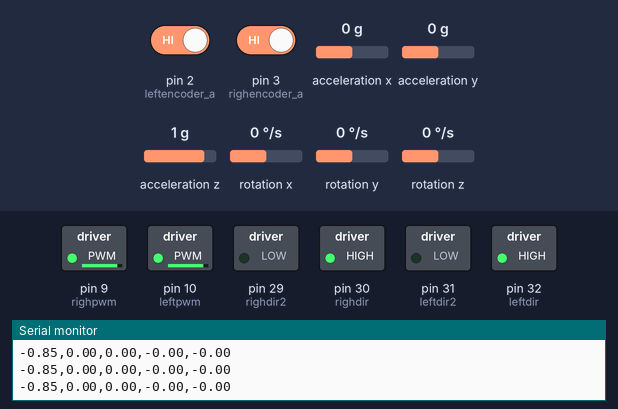
Recording of a sketch running on a simulated Arduino Mega 2560, built with avr-gcc and run on an emulated ATmega2560. Parts: switched loads named in the sketch (green lamp = pin HIGH), the last lines printed to the serial monitor. Wiring (inferred from the names in the program): MPU-6050 motion sensor at I2C address 0x68. The inputs (shaded band) are chosen by the test bench; at power-on: rotation y 0 °/s, acceleration x 0 g, pin 2 (leftencoder_a) HIGH, pin 3 (righencoder_a) HIGH, acceleration y 0 g, acceleration z 1 g, rotation x 0 °/s, rotation z 0 °/s.

Above: at 1.2 s.
1.3 s: rotation y set to 24 °/s
At 2.5 s:
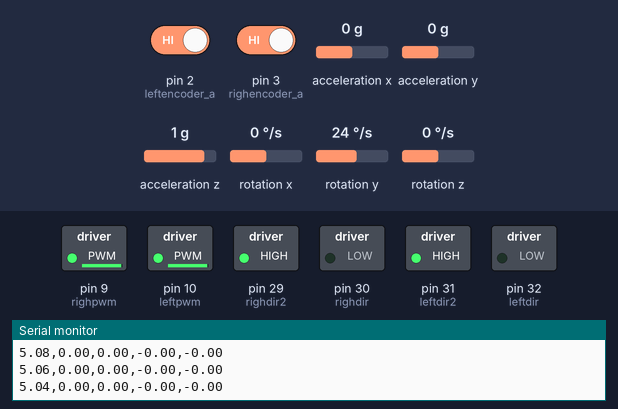
4.3 s: acceleration x set to -1.4 g
At 5.6 s:
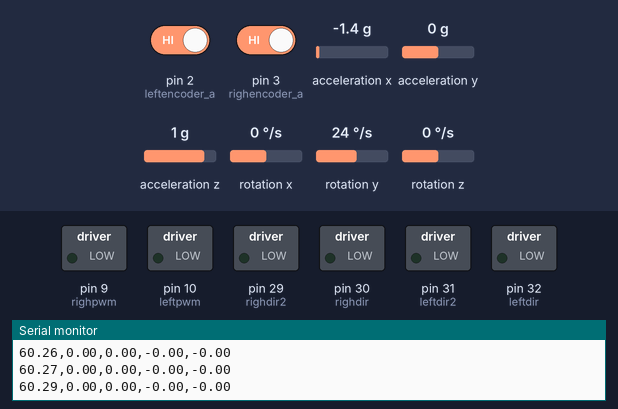
5.9 s: rotation y set to -192 °/s
At 7.3 s:
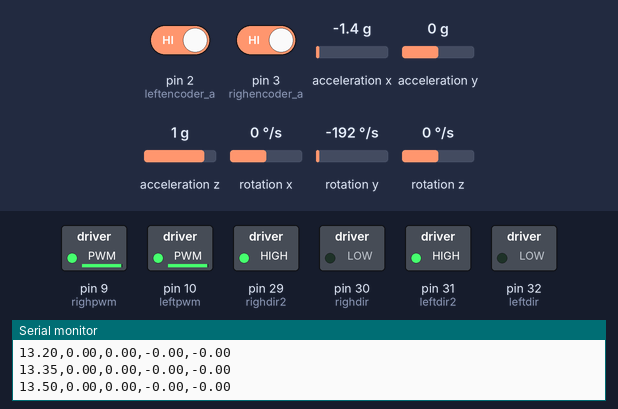
Timing chart, 0 to 9.1 s (numbered marks = the images above; inputs shaded):
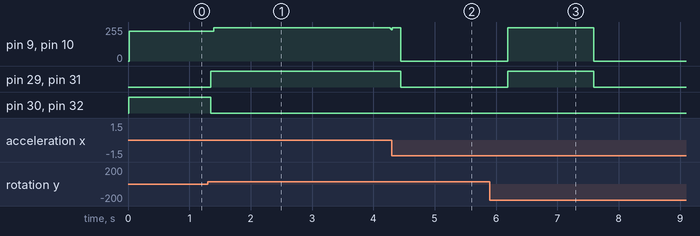

The sketch:

self_balacing_robot_use_LQR_control.ino
```cpp
#include <Wire.h> // thu vien giao tiep i2c
#include "Kalman.h"//https://github.com/TKJElectronics/KalmanFilter

#define ToRad PI/180 // change degree to rad
#define ToDeg 180/PI // change rad to degree

Kalman kalman;  //Kalman filter define: kalman.getAngle(pitch, gyrorate, dt);

#define factortheta PI/20  // The theta setpoint value change ever 7ms if control
#define factorphi PI/180   // The Phi setpoint value change ever 7ms if control

uint32_t timerloop, timerold; // set sampling time

//Motor control Pin//
int leftpwm = 10;   //Control pwm left motor //9
int leftdir = 32;  //Control direction left motor
int leftdir2 = 31; //Control direction left motor
int righpwm = 9;  //Control pwm right motor //10
int righdir = 30;  //Control direction right motor;
int righdir2 = 29; //Control direction right motor

float leftencoder;  //read left encoder value
float righencoder;  //read right encoder value

int leftencoder_a = 2;  // Read state encoder channel LOW or HIGH
int leftencoder_b = 12;
int righencoder_a = 3;
int righencoder_b = 13;

//MPU6050 Data//
double mpudata; //Save psi angle ( Y axis)
double accX, accZ;
float GyroY;
float error=-0.85; //error between mpudata and the angle you want (0 degree)

uint32_t timer; //Timer for kalman filter psi angle;
uint8_t i2cData[14];

//LQR data//
long PWML, PWMR; // PWM output for H-Brigde

float k1, k2, k3, k4, k5, k6; // The factor of K maxtrix

bool falldown;// Run = true; Stop  = false;

float theta, psi, phi;
float thetadot, psidot, phidot;
float thetaold = 0, psiold = 0, phiold = 0;

float leftvolt; //output volt left motor in LQR
float righvolt; //output volt right motor in lQR

float addtheta;//Save setpoint value
float addphi;  //Save setpoint value

int ForwardBack;// 1 -> Forward;   -1 -> Back;      0 -> Stop And Balancing
int LeftRight;  // 1 -> Turnleft;  -1 -> TurnRight  0 -> Stop And Balancing

/////////////////////////////////////////////////
///////////    SERIAL BEGIN   ///////////////////
/////////////////////////////////////////////////
void setup() {
  Serial.begin(115200);
  Serial3.begin(115200); //Serial connect to blutooth send data to pc and plot graph

  k1 = 0.7;  //k1*theta
  k2 = 7;  //2*thetadot
  k3 = 355; //k3*psi
  k4 = 28.04;  //k4*psidot
  k5 = 6;   //k5*phi
  k6 = 0.3;   //k6*phidot

  //Set state control motor begin
  ForwardBack = 0;
  LeftRight = 0;

  //Set zero setpoint value
  addphi = 0;
  addtheta = 0;

  //SET PWM FREQUENCY 31 kHz
  TCCR2B = TCCR2B & B11111000 | B00000001; // for PWM frequency of 31kHz; //Pin 9 & Pin 10 (https://arduino info.wikispaces.com/Arduino-PWM-Frequency)

  //Output pin control motor left and right//
  pinMode(leftpwm, OUTPUT);
  pinMode(righpwm, OUTPUT);
  pinMode(leftdir, OUTPUT);
  pinMode(righdir, OUTPUT);
  pinMode(leftdir2, OUTPUT);
  pinMode(righdir2, OUTPUT);

  //Input pin read encoder//
  pinMode(leftencoder_a, INPUT_PULLUP);
  pinMode(leftencoder_b, INPUT_PULLUP);
  pinMode(righencoder_a, INPUT_PULLUP);
  pinMode(righencoder_b, INPUT_PULLUP);

  //interrupt encoder//
  attachInterrupt(0, left_isr, RISING);
  attachInterrupt(1, righ_isr, RISING);

  //Data MPU6050//
  Wire.begin();
  TWBR = ((F_CPU/400000L) - 16)/2;
  i2cData[0] = 7;
  i2cData[1] = 0x00;
  i2cData[2] = 0x00;
  i2cData[3] = 0x00;
  while (i2cWrite(0x19, i2cData, 4, false));
  while (i2cWrite(0x6B, 0x01, true));
  while (i2cRead(0x75, i2cData, 1));
  if (i2cData[0] != 0x68) {
    Serial.print(F("Error reading sensor"));
    while (1);
  }
  delay(10);

  while (i2cRead(0x3B, i2cData, 6));
  accX = (i2cData[0] << 8) | i2cData[1];
  accZ = (i2cData[4] << 8) | i2cData[5];
  double pitch = atan2(-accX, accZ)*RAD_TO_DEG;
  kalman.setAngle(pitch);
  kalman.setQangle(0.0000085);
  kalman.setQbias(0.000005);
  kalman.setRmeasure(0.0009);
  timer = micros();
}
//////////////////////////////////
//       MAIN PROGRAMMING
//////////////////////////////////
void loop() {
  readmpu();
  //Serial.println(mpudata);
  if((micros() - timerloop) > 6000) {//Set time loop update and control motor
    theta = (0.545454*(leftencoder+righencoder))*ToRad; //Read theta value and convert to Rad
    psi = (mpudata+error)*ToRad;
   //Read psi value and convert to Rad
    phi =  (0.22159*(leftencoder-righencoder))*ToRad;     //Read phi value and convert to Rad

    //Update time compare with timeloop
    double dt = (float)(micros() - timerloop)/1000000.0;
    timerloop = micros();

    //Update input angle value
     thetadot = (theta - thetaold)/dt;
     psidot = (psi)/dt;
     phidot = (phi - phiold)/dt;

     //Upadte old angle value
     thetaold = theta;
     psiold = psi;
     phiold = phi;

    //
    addtheta = addtheta + ForwardBack*factortheta;
    addphi = addphi + LeftRight*factorphi;

    getlqr(theta + addtheta, thetadot, psi, psidot, phi + addphi, phidot);
    motorcontrol(PWML, PWMR,(mpudata+error), falldown);

    //Serial.println(mpudata+error);
    //Serial.println(leftencoder);
    //Serial.println(righencoder);
    //send data to serial3
    //string s will send data form arduino to pc can catch data excatly by one
    //after that the
    String S = "";
    S = (String)(psi*ToDeg)+','+(String)(theta*ToDeg)+','+(String)(phi*ToDeg)+','+(String)(-addtheta*ToDeg)+','+(String)(-addphi*ToDeg);
    Serial.println(S);
    Serial3.println(S);
  }
}

//left motor encoder interrupt//
void left_isr() {
  if(digitalRead(leftencoder_b)) {
    leftencoder++;  }
  else {
    leftencoder--;  }
  }
//right motor encoder interrupt//
void righ_isr() {
  if(digitalRead(righencoder_b)) {
    righencoder++;  }
  else {
    righencoder--;  }
  }

//Read psi//
void readmpu() {
  while (i2cRead(0x3B, i2cData, 14));
  accX = (int16_t)((i2cData[0] << 8) | i2cData[1]);
  accZ = (int16_t)((i2cData[4] << 8) | i2cData[5]);
  GyroY = (int16_t)((i2cData[10] << 8) | i2cData[11]);  //gia toc goc cua truc y

  double dt = (double)(micros() - timer)/1000000;  //tính toán tgian đọc cho tới khi nhận đc kết quả
  timer = micros();

  double pitch = (atan2(-accX, accZ))*RAD_TO_DEG;  //gia tri goc nghieng y tren cam bien
  double GyroYrate = GyroY/131.0;

  mpudata = kalman.getAngle(pitch, GyroYrate, dt);  //loc gia tri goc do goc do dc từ cảm biến thường bị nhiễu

  if (abs(mpudata+error) > 20) {
    falldown = true;
  }
  else {
    falldown = false;
  }
  //Serial.println(mpudata);
}
//LQR function//
void getlqr(float theta_, float thetadot_, float psi_, float psidot_, float phi_, float phidot_) {

  leftvolt = k1*theta_ + k2*thetadot_ + k3*psi_ + k4*psidot_ - k5*phi_ - k6*phidot_;
  righvolt = k1*theta_ + k2*thetadot_ + k3*psi_ + k4*psidot_ + k5*phi_ + k6*phidot_;

  PWML = map(leftvolt, -(k3*PI)/15, (k3*PI)/15, -255, 255);//Limit 20 deg.
  PWMR = map(righvolt, -(k3*PI)/15, (k3*PI)/15, -255, 255);

  PWML = constrain(PWML, -250, 250);//limit pwm value in (-250, 250)
  PWMR = constrain(PWMR, -250, 250);
}

//Motor control function//
void motorcontrol(long lpwm, long rpwm, float angle, bool stopstate) {
  if (abs(angle) > 20) {
    stopandreset();
  }
  else {
    if (leftvolt > 0) {
      leftmotor(abs(lpwm), 1);  //Forward
    }
    else if (leftvolt < 0) {
      leftmotor(abs(lpwm), 0);  //Back
    }
    else {
      stopandreset();
    }
    //
    if (righvolt > 0) {
      righmotor(abs(rpwm), 1);
    }
    else if (righvolt < 0) {
      righmotor(abs(rpwm), 0);
    }
    else {
      stopandreset();
    }
  }
}

//Stop motor and reset data
void stopandreset() //The data angle and encoder will be reset back to zero.
{
  analogWrite(leftpwm, 0);
  digitalWrite(leftdir, LOW);
  digitalWrite(leftdir2, LOW);
  analogWrite(righpwm, 0);
  digitalWrite(righdir, LOW);
  digitalWrite(righdir2, LOW);

  //Reset default place//
  leftencoder = 0;
  righencoder = 0;

  //Reset zero setpoint
  addtheta = 0;
  addphi = 0;
}

//Control left motor
void leftmotor(uint8_t lpwm, int direct) {
  analogWrite(leftpwm, lpwm);
  if (direct == 1) { //angle > 0
    digitalWrite(leftdir, LOW);
    digitalWrite(leftdir2, HIGH);
  }
  else {
    digitalWrite(leftdir, HIGH);
    digitalWrite(leftdir2, LOW);
  }
}

//Control right motor
void righmotor(uint8_t rpwm, int direct) {
  analogWrite(righpwm, rpwm);
  if (direct == 1) { //angle > 0
    digitalWrite(righdir, LOW);
    digitalWrite(righdir2, HIGH);
    }
  else {
    digitalWrite(righdir, HIGH);
    digitalWrite(righdir2, LOW);
    }
}
```

I2C.ino
```cpp
#include <Wire.h>
const uint8_t IMUAddress = 0x68; // AD0 is logic low on the PCB
const uint16_t I2C_TIMEOUT = 1000; // Used to check for errors in I2C communication

uint8_t i2cWrite(uint8_t registerAddress, uint8_t data, bool sendStop) {
  return i2cWrite(registerAddress, &data, 1, sendStop); // Returns 0 on success
}

uint8_t i2cWrite(uint8_t registerAddress, uint8_t *data, uint8_t length, bool sendStop) {
  Wire.beginTransmission(IMUAddress);
  Wire.write(registerAddress);
  Wire.write(data, length);
  uint8_t rcode = Wire.endTransmission(sendStop); // Returns 0 on success
  if (rcode) {
    Serial.print(F("i2cWrite failed: "));
    Serial.println(rcode);
  }
  return rcode; // See: http://arduino.cc/en/Reference/WireEndTransmission
}

uint8_t i2cRead(uint8_t registerAddress, uint8_t *data, uint8_t nbytes) {
  uint32_t timeOutTimer;
  Wire.beginTransmission(IMUAddress);
  Wire.write(registerAddress);
  uint8_t rcode = Wire.endTransmission(false); // Don't release the bus
  if (rcode) {
    Serial.print(F("i2cRead failed: "));
    Serial.println(rcode);
    return rcode; // See: http://arduino.cc/en/Reference/WireEndTransmission
  }
  Wire.requestFrom(IMUAddress, nbytes, (uint8_t)true); // Send a repeated start and then release the bus after reading
  for (uint8_t i = 0; i < nbytes; i++) {
    if (Wire.available())
      data[i] = Wire.read();
    else {
      timeOutTimer = micros();
      while (((micros() - timeOutTimer) < I2C_TIMEOUT) && !Wire.available());
      if (Wire.available())
        data[i] = Wire.read();
      else {
        Serial.println(F("i2cRead timeout"));
        return 5; // This error value is not already taken by endTransmission
      }
    }
  }
  return 0; // Success
}
```

Measured:
- after the input at 1.3 s, pin 9 (righpwm), pin 10 (leftpwm): 224/255 → 250/255 after 0.09 s, → 234/255 2.9 s later; pin 29 (righdir2), pin 31 (leftdir2): LOW → HIGH after 0.05 s; pin 30 (righdir), pin 32 (leftdir): HIGH → LOW after 0.05 s
- after the input at 4.3 s, pin 29 (righdir2), pin 31 (leftdir2): HIGH → LOW after 0.15 s instead of 0.91 s; pin 30 (righdir), pin 32 (leftdir): stays LOW (without the input it goes to HIGH after 0.91 s)
- after the input at 5.9 s, pin 9 (righpwm), pin 10 (leftpwm): 0/255 → 250/255 after 0.29 s, → 0/255 1.4 s later; pin 29 (righdir2), pin 31 (leftdir2): LOW → HIGH after 0.29 s, → LOW 1.4 s later
